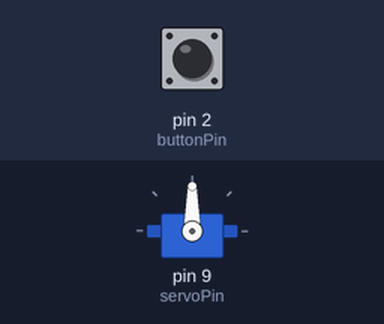
This sketch was run on a simulated Arduino Uno, built with avr-gcc and run on an emulated ATmega328P. On the bench: servo. The inputs (shaded band) are chosen by the test bench; at power-on: pin 2 (buttonPin) HIGH.

Above: at 1.2 s.
1.3 s: pin 2 (buttonPin) pulled LOW for 0.15 s
At 2.1 s:
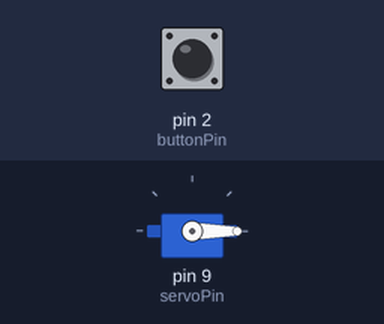
4.4 s: pin 2 (buttonPin) pulled LOW for 1 s
At 7.9 s:
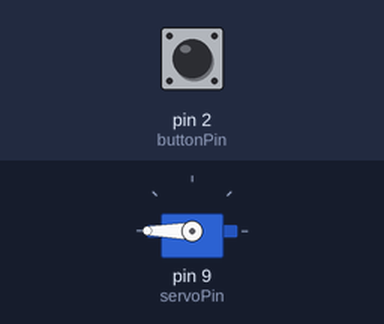
8.4 s: pin 2 (buttonPin) pulled LOW for 3.2 s
At 10.6 s:
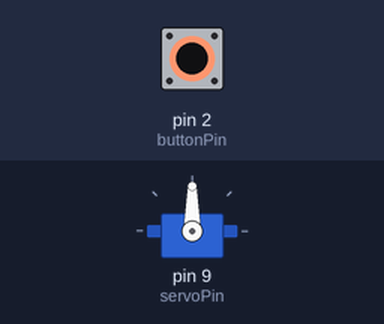
Timing chart, 0 to 12.4 s (numbered marks = the images above; inputs shaded):
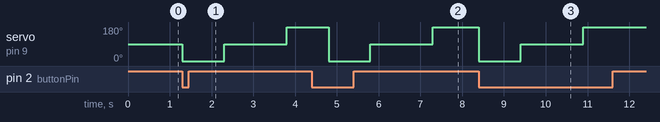

Measured:
- after the input at 1.3 s, servo on pin 9 (servoPin): 90° → 0° at once, → 90° 1.0 s later, → 180° 1.5 s later
- after the input at 4.4 s, servo on pin 9 (servoPin): 180° → 0° after 0.40 s, → 90° 1.0 s later, → 180° 1.5 s later
- after the input at 8.4 s, servo on pin 9 (servoPin): 180° → 0° at once, → 90° 1.0 s later, → 180° 1.5 s later

The sketch:

Servo_Code.ino
```cpp
#include <Servo.h>  //tells the computer that im using a servo
#define ACTIVATED LOW  // tells the computer that the button is pressed down when the power is low voltage
Servo servo1; //setting the name for the the servo
int servoPin = 9; //defining what pin the servo is plugged into on the arduino UNO
const int buttonPin = 2;  //defining what pin the button is plugged into
int buttonState = 0; //saying that the button is set to 0 normally
void setup(){

  pinMode(buttonPin, INPUT);
  digitalWrite(buttonPin,HIGH);
  servo1.attach(servoPin);
}
/*
void loop(){
  servo1.write(0);
  delay(1000);
  servo1.write(90);
  delay(1500);
  servo1.write(180);
  delay(1000);

}
*/
void loop(){
buttonState = digitalRead(buttonPin);
  if(buttonState == ACTIVATED){

      servo1.write(0);
  delay(1000);
  servo1.write(90);
  delay(1500);
  servo1.write(180);
  delay(1000);
   }

  else {

  }
     }
        // the thing above is telling the computer to keep checking over and over again to see if the button is pressed, if it is then itll run the code (in this case making the servo despense food)
```
